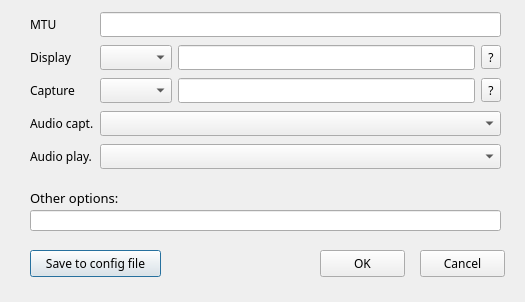
<?xml version="1.0" encoding="UTF-8"?>
<ui version="4.0">
 <class>AdvancedWindowDlg</class>
 <widget class="QDialog" name="AdvancedWindowDlg">
  <property name="geometry">
   <rect>
    <x>0</x>
    <y>0</y>
    <width>525</width>
    <height>302</height>
   </rect>
  </property>
  <property name="sizePolicy">
   <sizepolicy hsizetype="Fixed" vsizetype="Fixed">
    <horstretch>0</horstretch>
    <verstretch>0</verstretch>
   </sizepolicy>
  </property>
  <property name="font">
   <font>
    <family>Sans Serif</family>
   </font>
  </property>
  <property name="windowTitle">
   <string>UltraGrid advanced settings</string>
  </property>
  <widget class="QPushButton" name="pushButton_save">
   <property name="geometry">
    <rect>
     <x>30</x>
     <y>250</y>
     <width>131</width>
     <height>27</height>
    </rect>
   </property>
   <property name="text">
    <string>Save to config file</string>
   </property>
  </widget>
  <widget class="QPushButton" name="pushButton_ok">
   <property name="geometry">
    <rect>
     <x>320</x>
     <y>250</y>
     <width>85</width>
     <height>27</height>
    </rect>
   </property>
   <property name="text">
    <string>OK</string>
   </property>
  </widget>
  <widget class="QPushButton" name="pushButton_cancel">
   <property name="geometry">
    <rect>
     <x>420</x>
     <y>250</y>
     <width>85</width>
     <height>27</height>
    </rect>
   </property>
   <property name="text">
    <string>Cancel</string>
   </property>
  </widget>
  <widget class="QLabel" name="label">
   <property name="geometry">
    <rect>
     <x>30</x>
     <y>190</y>
     <width>91</width>
     <height>16</height>
    </rect>
   </property>
   <property name="font">
    <font>
     <family>Sans Serif</family>
     <pointsize>10</pointsize>
    </font>
   </property>
   <property name="text">
    <string>Other options:</string>
   </property>
  </widget>
  <widget class="QLineEdit" name="lineEdit_other">
   <property name="geometry">
    <rect>
     <x>30</x>
     <y>210</y>
     <width>471</width>
     <height>21</height>
    </rect>
   </property>
  </widget>
  <widget class="QWidget" name="gridLayoutWidget">
   <property name="geometry">
    <rect>
     <x>30</x>
     <y>10</y>
     <width>471</width>
     <height>161</height>
    </rect>
   </property>
   <layout class="QGridLayout" name="gridLayout">
    <property name="leftMargin">
     <number>0</number>
    </property>
    <item row="1" column="0">
     <widget class="QLabel" name="label_3">
      <property name="text">
       <string>Display</string>
      </property>
     </widget>
    </item>
    <item row="0" column="0">
     <widget class="QLabel" name="label_4">
      <property name="text">
       <string>MTU</string>
      </property>
     </widget>
    </item>
    <item row="4" column="0">
     <widget class="QLabel" name="label_5">
      <property name="text">
       <string>Audio capt.</string>
      </property>
     </widget>
    </item>
    <item row="5" column="0">
     <widget class="QLabel" name="label_6">
      <property name="text">
       <string>Audio play.</string>
      </property>
     </widget>
    </item>
    <item row="3" column="0">
     <widget class="QLabel" name="label_2">
      <property name="text">
       <string>Capture</string>
      </property>
     </widget>
    </item>
    <item row="4" column="3">
     <widget class="QComboBox" name="comboBox_audio_cap"/>
    </item>
    <item row="5" column="3">
     <widget class="QComboBox" name="comboBox_audio_play"/>
    </item>
    <item row="3" column="3">
     <layout class="QHBoxLayout" name="horizontalLayout_2">
      <item>
       <widget class="QComboBox" name="comboBox_capture"/>
      </item>
      <item>
       <widget class="QLineEdit" name="lineEdit_capture_details"/>
      </item>
      <item>
       <widget class="QToolButton" name="toolButton_capture_help">
        <property name="text">
         <string>?</string>
        </property>
       </widget>
      </item>
     </layout>
    </item>
    <item row="0" column="3">
     <widget class="QLineEdit" name="lineEdit_mtu"/>
    </item>
    <item row="1" column="3">
     <layout class="QHBoxLayout" name="horizontalLayout">
      <item>
       <widget class="QComboBox" name="comboBox_display"/>
      </item>
      <item>
       <widget class="QLineEdit" name="lineEdit_display_details"/>
      </item>
      <item>
       <widget class="QToolButton" name="toolButton_display_help">
        <property name="text">
         <string>?</string>
        </property>
       </widget>
      </item>
     </layout>
    </item>
   </layout>
  </widget>
 </widget>
 <tabstops>
  <tabstop>lineEdit_other</tabstop>
  <tabstop>pushButton_save</tabstop>
  <tabstop>pushButton_ok</tabstop>
  <tabstop>pushButton_cancel</tabstop>
 </tabstops>
 <resources/>
 <connections/>
</ui>
